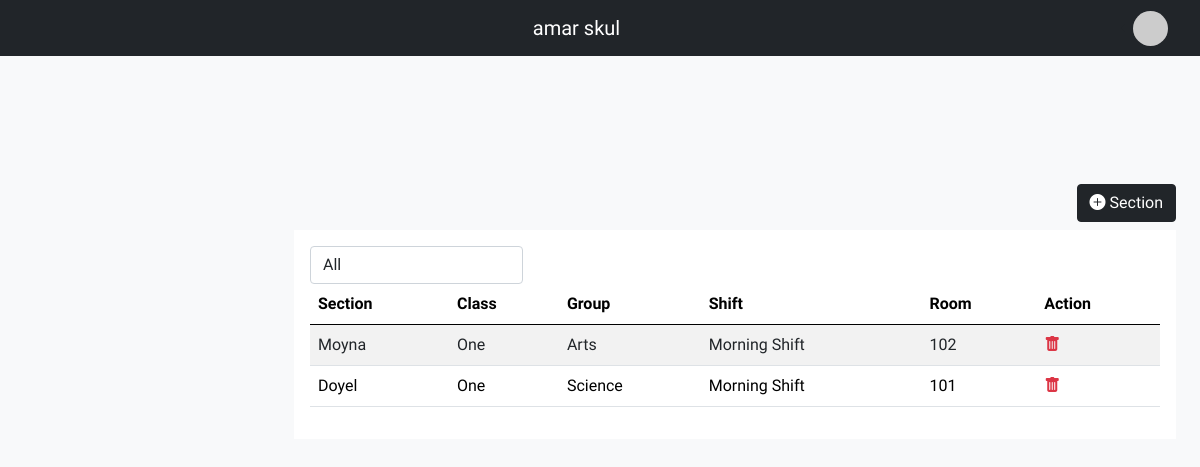
The app's page /dashboard/section (signed in) with its own data.
### base/models.py (models this page shows)
class User(AbstractUser):
  name = models.CharField(max_length=500)
  due_date = models.DateField(null=True, blank=True)
  number = models.CharField(max_length=100)
  logo = models.FileField(upload_to='logo')
  def __str__(self):
    return self.name

class Section(models.Model):
  school = models.ForeignKey(User, on_delete=models.CASCADE, null=True, blank=True)
  name = models.CharField(max_length=200)
  clas_name = models.ForeignKey(Class, on_delete=models.CASCADE,null=True,blank=True)
  shift = models.CharField(max_length=100)
  year = models.CharField(max_length=100)
  group = models.CharField(max_length=100)
  room = models.CharField(max_length=100)

class Class(models.Model):
  school = models.ForeignKey(User, on_delete=models.CASCADE, null=True, blank=True)
  name = models.CharField(max_length=50)
  type = models.CharField(max_length=100)
  subjects = models.ManyToManyField(Subject)
  start_time = models.TimeField(null=True, blank=True)
  end_time = models.TimeField(null=True, blank=True)

### base/views.py (the view)
# urls.py: path('dashboard/section', section, name='sec'),
def section(request):
  data = request.POST
  if request.method == "POST":
    cls = data.get('cls')
    s = Section.objects.create(clas_name=Class.objects.get(id=cls),school=User.objects.get(username=data.get('clg')),name = data.get('name'),group = data.get('group'),shift = data.get('shift'),year = data.get('year'),room=data.get('room'))
    s.save()
  sec = Section.objects.filter(school=request.user).order_by('-id')
  yr = request.GET.get('year')
  dl = request.GET.get('delete')
  if dl:
    dsc = Section.objects.get(school=request.user,id=dl).delete()
  if yr:
    sec = sec.filter(year=yr)
  context = {'sec':sec, 'yr':yr}
  return render(request, 'dashboard/section.html', context)

### base/context_processors.py (called while the page is built)
def get_subjects(r):
  context = {'subjects': Subject.objects.all()}
  return context

def get_classes(r):
  context = {'classes': Class.objects.filter(school__id=r.user.id)}
  return context

def get_years(r):
  context = {'years':Year.objects.all()}
  return context

def get_sec(r):
  context = {'sections':Section.objects.all()}
  return context

def get_day(r):
  context = {'days':Day.objects.all()}
  return context

### templates/dashboard/section.html (shortened to what this page needs)
{% extends 'dashboard/dashboard.html' %}
{% block body %}
<div class="col-md-12">
<section class="vh-100">
 <div class="mt-5 d-lex h-75 justify-content-center align-items-center">
<div class="text-end">
<button type="button" class="btn btn-dark my-2" data-bs-toggle="modal" data-bs-target="#exampleModal">
  <i class="bi bi-plus-circle-fill"></i> Section
</button>
</div>
   <div class="card-body card-table bg-white">
<select onchange="x()" class="w-25 form-control" id="yearshow">
<option disabled selected >All</option>
</select>
<table class="table table-striped">
  <thead>
    <tr>
      <th scope="col">Section</th>
      <th scope="col">Class</th>
     <th scope="col">Group</th>
      <th scope="col">Shift</th>
      <th scope="col">Room</th>
      <th scope="col">Action</th>
    </tr>
  </thead>
  <tbody>
    {% for s in sec %}
    <tr>
      <td>{{s.name}}</td>
      <td>{{s.clas_name.name}}</td>
      <td>{{s.group}}</td>
      <td>{{s.shift}}</td>
      <td>{{s.room}}</td>
      <td>
        <a href="/dashboard/section?delete={{s.id}}"><i class="text-danger bi bi-trash-fill"></i></a>
      </td>
    </tr>
    {% endfor %}
  </table>
        </div>
    </div>
  </section>
</div>
{% endblock %}

### templates/dashboard/dashboard.html (shortened to what this page needs)
{% load static %}
<!DOCTYPE html>
<html lang="en">
  <head>
    <link rel="stylesheet" href="css/bootstrap.min.css" />
    <link
      rel="stylesheet"
      href="https://cdn.jsdelivr.net/npm/bootstrap-icons@1.4.1/font/bootstrap-icons.css"
    />
    <link href="https://cdn.jsdelivr.net/npm/bootstrap@5.0.2/dist/css/bootstrap.min.css" rel="stylesheet">
  </head>
  <body class="bg-light">
    <nav class="p-2 navbar navbar-expand-lg navbar-dark bg-dark">
      <div class="container-fluid">
        <a class="mx-auto navbar-brand" href="/dashboard">{{request.user.name}}</a>
        <div class="dropdown dropstart">
          <div class="dropdown-toggle" type="button" id="dropdownMenuButton1" data-bs-toggle="dropdown" aria-expanded="false">
            <img class="avatar img-fluid" src="https://api.dicebear.com/6.x/initials/svg?seed={{request.user}}">
          </div>
        </div>
      </div>
    </nav>
    <main class="mt-5 pt-3">
      <div class="container-fluid">
        <div class="row">
          <div class="col-md-12">
          </div>
        </div>
        <div class="row">
            {% block body %}
            {% endblock %}
        </div>
      </div>
    </main>
  </body>
</html>

### templates/dashboard/dashboard.html (style rules this page uses)
body, button { font-family: 'Inconsolata', sans-serif; }
.card-table { width : 100%; overflow-x : scroll; }
:root { --offcanvas-width: 270px; --topNavbarHeight: 56px; }
@media (min-width: 992px) { body { overflow: auto !important; } }
@media (min-width: 992px) { main { margin-left: var(--offcanvas-width); } }
.avatar { height : 35px; width :35px; border-radius : 100px; }

### records on screen
User: user.name "amar skul"
Section: name "Moyna", clas_name.name "One", group "Arts", shift "Morning Shift", room "102"
Section: name "Doyel", clas_name.name "One", group "Science", shift "Morning Shift", room "101"
